Frame 1 (no input): blank canvas, image omitted
Frame 60 (the mouse pressed at the canvas centre just before this capture): blank canvas, image omitted
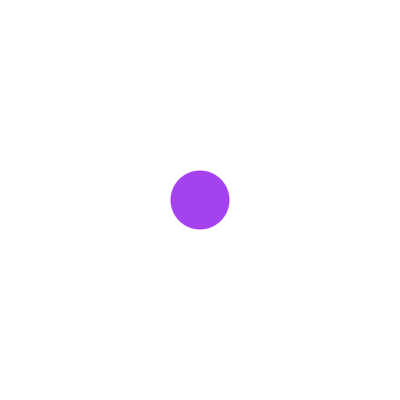
Frame 120 (the mouse held since frame 60 and released just before this capture)

The Processing sketch whose frames 1 and 60 were blank and that drew this single picture after the mouse press (run headless with seeded random() and noise(); from frame 60 on, the mouse is pressed at the canvas centre):

// Processing sketch: processing_185050
// ── processing_185050.pde

ArrayList<Bubble> bubbles = new ArrayList();
boolean delay;

void setup() {
  size(400, 400);
  smooth();
}

void draw() {
  background(255);
  for(int i=0; i<bubbles.size(); i++) {
     Bubble temp = bubbles.get(i);
     if(bubbles.size()>200) {
        bubbles.remove(0);
     } else {
       temp.increase();
     }
   }
  if(keyPressed) {
    if(key == 'z' || key == 'x') {
         bubbles.add(new Bubble());
         delay = false;
    }     
  }      
}

void mousePressed() {
  bubbles.add(new Bubble());
}




class Bubble {
  int x;
  int y;
  int diam=0;
  color c;

  Bubble() {
    x = mouseX;
    y = mouseY;
    c = color(random(255), random(255), random(255));
  }

  void increase() {
    fill(c);
    noStroke();
    ellipse(x, y, diam, diam);
    diam++;
  }
}
